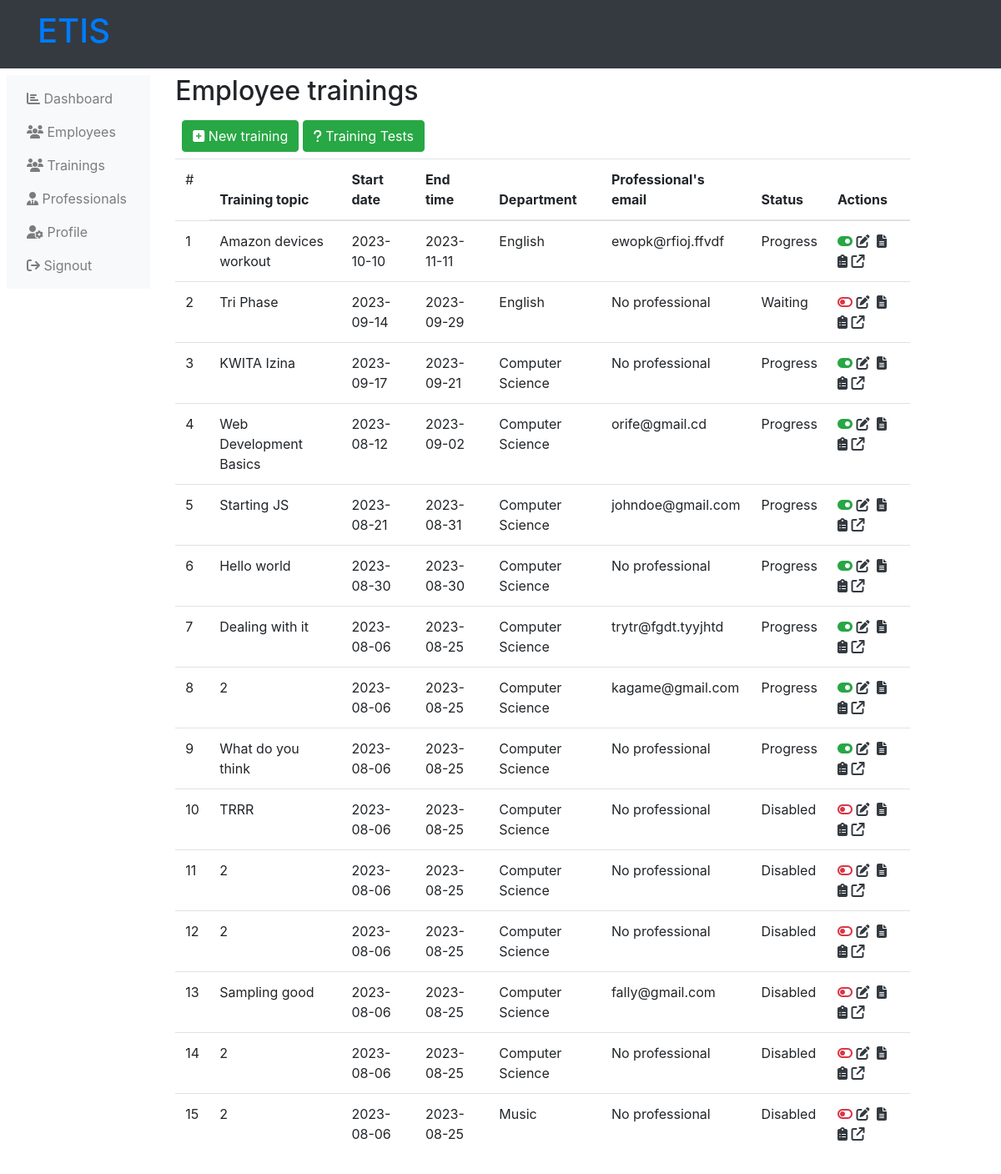
Screenshot of /administration-trainings.php (signed in) with the database file from the repository.
### tables this page shows
CREATE TABLE `trainings` (
  `training_id` int(11) NOT NULL,
  `training_topic` varchar(255) NOT NULL,
  `training_description` text NOT NULL DEFAULT 'This is the defaullt description of the trainings',
  `training_start` varchar(255) NOT NULL,
  `training_end` varchar(255) NOT NULL,
  `training_cover` varchar(255) NOT NULL,
  `training_depart` int(11) NOT NULL,
  `training_status` varchar(255) NOT NULL
);

CREATE TABLE `departments` (
  `depart_id` int(11) NOT NULL,
  `depart_name` varchar(255) NOT NULL
);

CREATE TABLE `training_professionals` (
  `tr_pro_id` int(11) NOT NULL,
  `training` int(11) NOT NULL,
  `professional` int(11) NOT NULL,
  `unique_id` text NOT NULL,
  `tr_pro_status` varchar(255) NOT NULL
);

CREATE TABLE `professionals` (
  `professional_id` int(11) NOT NULL,
  `professional_fn` varchar(255) NOT NULL,
  `professional_ln` varchar(255) NOT NULL,
  `professional_email` varchar(255) NOT NULL,
  `professional_phone` int(12) NOT NULL,
  `professional_status` varchar(255) NOT NULL
);

### administration-trainings.php (the view, shortened to what this page needs)
<?php
    include('php/connection.php');
?>
<!DOCTYPE html>
<html lang="en">
<head>
    <link rel="stylesheet" href="https://maxcdn.bootstrapcdn.com/bootstrap/4.5.2/css/bootstrap.min.css">
    <link rel="stylesheet" href="https://cdnjs.cloudflare.com/ajax/libs/font-awesome/6.4.2/css/all.min.css" />
</head>
<body>
    <?php include("php/administration-header.php"); ?>
    <div class="">
        <div class="row p-2">
            <?php
                include("php/administration-left-links.php");
            ?>
            <div class="col-md-9">
                <h2>
                    Employee trainings
                </h2>
                <div class="p-2">
                    <a class="btn btn-success" href="administration-new-trainings.php">
                        <i class="fas fa-plus-square"></i> New training
                    </a>
                    <a class="btn btn-success" href="administrator-trainings-tests.php">
                    <i class="fas fa-question"></i> Training Tests
                    </a>
                </div>
                <div class="r">
                    <table class="table table-hover table-responsive">
                        <thead>
                            <tr>
                                <td>
                                    #
                                <th>
                                    Training topic
                                </th>
                                <th>
                                    Start date
                                </th>
                                <th>
                                    End time
                                </th>
                                <th>
                                    Department
                                </th>
                                <th>
                                    Professional's email
                                </th>
                                <th>
                                    Status
                                </th>
                                <th>
                                    Actions
                                </th>
                            </tr>
                        </thead>
                        <tbody>
                            <?php
                                $get_trainings = mysqli_query($server,"SELECT * from
                                    trainings,departments
                                    WHERE
                                    trainings.training_depart = departments.depart_id
                                    ORDER BY
                                    training_end DESC,training_start DESC
                                ");
                                $count=1;
                                while ($data_trainings = mysqli_fetch_array($get_trainings)) {
                                    ?>
                                    <tr>
                                        <td>
                                            <?php echo $count++; ?>
                                        </td>
                                        <td>
                                            <?php
                                                echo $data_trainings['training_topic'];
                                            ?>
                                        </td>
                                        <td>
                                            <?php
                                                echo $data_trainings['training_start'];
                                            ?>
                                        </td>
                                        <td>
                                            <?php
                                                echo $data_trainings['training_end'];
                                            ?>
                                        </td>
                                        <td>
                                            <?php
                                                echo $data_trainings['depart_name'];
                                            ?>
                                        </td>
                                        <td>
                                            <?php
                                                $training_id = $data_trainings['training_id'];
                                                $get_professional_tr = mysqli_query($server,"SELECT * from training_professionals
                                                    WHERE training='$training_id'
                                                ");
                                                if (mysqli_num_rows($get_professional_tr) < 1) {
                                                    ?>
                                                    No professional
                                                    <?php
                                                }
                                                while ($data_profe_tr = mysqli_fetch_array($get_professional_tr)) {
                                                    $profes = $data_profe_tr['professional'];
                                                    $get_profe_info = mysqli_fetch_array(mysqli_query($server,"SELECT * from
                                                        professionals WHERE professional_id = '$profes'
                                                    "));
                                                    echo $get_profe_info['professional_email']." ";
                                                }
                                            ?>
                                        </td>
                                        <td>
                                            <?php
                                                echo $data_trainings['training_status'];
                                            ?>
                                        </td>
                                        <td>
                                            <?php
                                                if ($data_trainings['training_status'] == 'Progress') {
                                                    ?>
                                                    <a href="administrator-ban-training.php?training_id=<?php echo $data_trainings['training_id'] ?>"
                                                        class="" title="Disable training">
                                                        <i class="fas fa-toggle-on text-success"></i>
                                                    </a>
                                                    <?php
                                                }
                                                else {
                                                    ?>
                                                    <a href="administrator-unban-training.php?training_id=<?php echo $data_trainings['training_id'] ?>"
                                                        class="" title="Enable training">
                                                        <i class="fas fa-toggle-off text-danger"></i>
                                                    </a>
                                                    <?php
                                                }
                                            ?>
                                            <a href="administrator-edit-training.php?training_id=<?php echo $data_trainings['training_id'] ?>"
                                                class="" title="Edit training">
                                                <i class="fa fa-edit  text-dark"></i>
                                            </a>
                                            <a href="administration-trainings-add-content.php?training_id=<?php echo $data_trainings['training_id'] ?>" title="New training contents"
                                                class="m-1">
                                                <i class="fas fa-file-alt  text-dark"></i>
                                            </a>
                                            <a href="administrator-training-overview.php?training_id=<?php echo $data_trainings['training_id'] ?>" title="Training overview"
                                                class="">
                                                <i class="fas fa-clipboard-list text-dark"></i>
                                            </a>
                                            <a href="trainings/covers/<?php echo $data_trainings['training_cover']; ?>" title="View training image." target="_blank"
                                                class="">
                                                <i class="fa fa-external-link text-dark"></i>
                                            </a>
                                        </td>
                                    </tr>
                                    <?php
                                }
                            ?>
                        </tbody>
                    </table>
                </div>
            </div>
        </div>
    </div>
</body>
</html>

### rows the page displays
trainings: training_topic "Amazon devices workout", training_start "2023-10-10", training_end "2023-11-11", training_depart.depart_name "English", training_status "Progress"
training_professionals: professional.professional_email "ewopk@rfioj.ffvdf"
trainings: training_topic "Tri Phase", training_start "2023-09-14", training_end "2023-09-29", training_depart.depart_name "English", shows "No professional", training_status "Waiting"
trainings: training_topic "KWITA Izina", training_start "2023-09-17", training_end "2023-09-21", training_depart.depart_name "Computer Science", shows "No professional", training_status "Progress"
trainings: training_topic "Web Development Basics", training_start "2023-08-12", training_end "2023-09-02", training_depart.depart_name "Computer Science", training_status "Progress"
training_professionals: professional.professional_email "orife@gmail.cd"
trainings: training_topic "Starting JS", training_start "2023-08-21", training_end "2023-08-31", training_depart.depart_name "Computer Science", training_status "Progress"
training_professionals: professional.professional_email "johndoe@gmail.com"
trainings: training_topic "Hello world", training_start "2023-08-30", training_end "2023-08-30", training_depart.depart_name "Computer Science", shows "No professional", training_status "Progress"
trainings: training_topic "Dealing with it", training_start "2023-08-06", training_end "2023-08-25", training_depart.depart_name "Computer Science", training_status "Progress"
training_professionals: professional.professional_email "trytr@fgdt.tyyjhtd"
trainings: training_topic "2", training_start "2023-08-06", training_end "2023-08-25", training_depart.depart_name "Computer Science", training_status "Progress"
training_professionals: professional.professional_email "kagame@gmail.com"
trainings: training_topic "What do you think", training_start "2023-08-06", training_end "2023-08-25", training_depart.depart_name "Computer Science", shows "No professional", training_status "Progress"
trainings: training_topic "TRRR", training_start "2023-08-06", training_end "2023-08-25", training_depart.depart_name "Computer Science", shows "No professional", training_status "Disabled"
trainings: training_topic "2", training_start "2023-08-06", training_end "2023-08-25", training_depart.depart_name "Computer Science", shows "No professional", training_status "Disabled"
trainings: training_topic "2", training_start "2023-08-06", training_end "2023-08-25", training_depart.depart_name "Computer Science", shows "No professional", training_status "Disabled"
trainings: training_topic "Sampling good", training_start "2023-08-06", training_end "2023-08-25", training_depart.depart_name "Computer Science", training_status "Disabled"
training_professionals: professional.professional_email "fally@gmail.com"
trainings: training_topic "2", training_start "2023-08-06", training_end "2023-08-25", training_depart.depart_name "Computer Science", shows "No professional", training_status "Disabled"
trainings: training_topic "2", training_start "2023-08-06", training_end "2023-08-25", training_depart.depart_name "Music", shows "No professional", training_status "Disabled"
